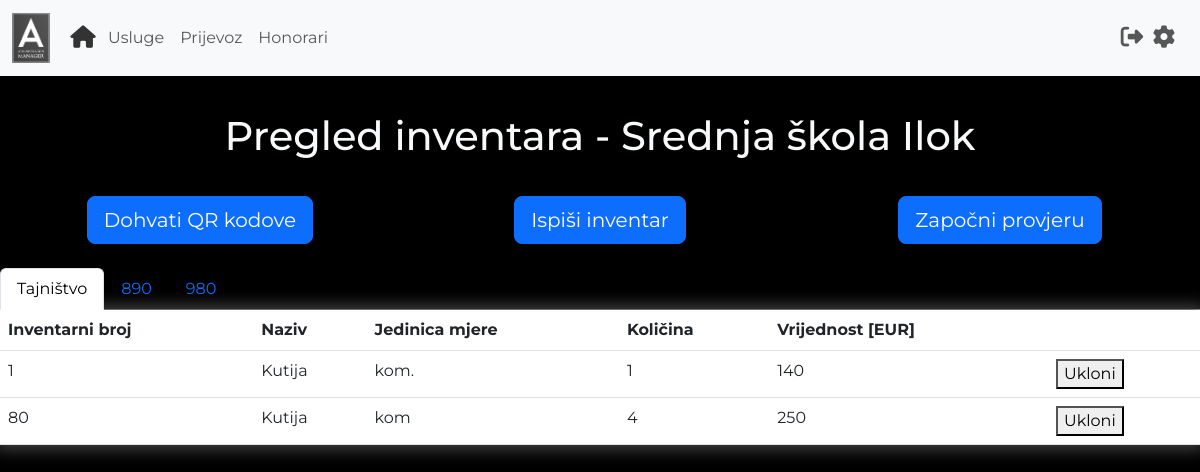
Before: /view_inventory (signed in) with the older database file.
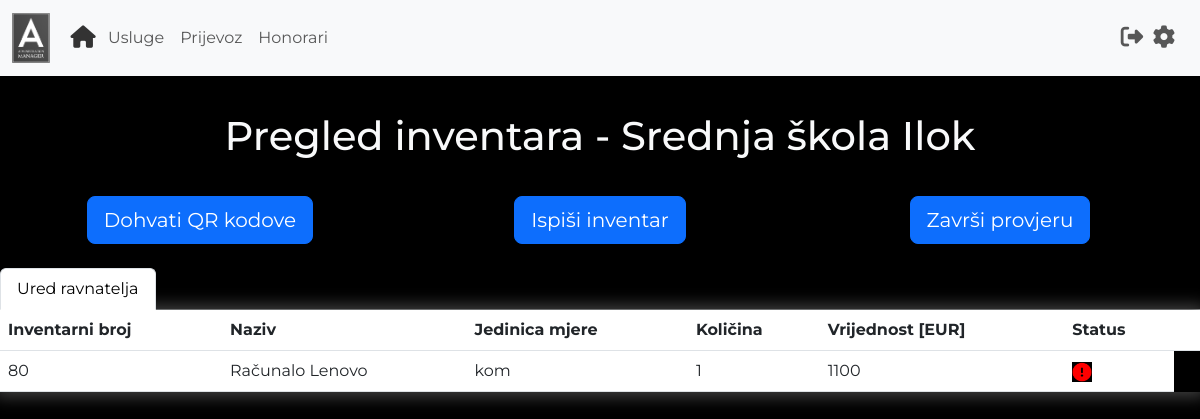
After: the same page with the newer database file.
### main.py (models this page shows)
class User(UserMixin, db.Model):
    id = db.Column(db.Integer, primary_key=True)
    username = db.Column(db.String(100), unique=True)
    password = db.Column(db.String(100))
    name = db.Column(db.String(100))
    surname = db.Column(db.String(100))
    organisation = db.Column(db.String(100))
    work_address = db.Column(db.String(100))
    home_address = db.Column(db.String(100))
    travel_distance = db.Column(db.Float)
    transportation_fee = db.Column(db.Float)

class Inventory(db.Model):
    id = db.Column(db.Integer, primary_key=True)
    inventory_number = db.Column(db.String(100), unique=True)
    name = db.Column(db.String(100))
    unit = db.Column(db.String(100))
    amount = db.Column(db.String(100))
    value = db.Column(db.String(100))
    location = db.Column(db.String(100))
    organisation = db.Column(db.String(100))
    item_status = db.Column(db.Boolean)  # True if inventory check is active and item is checked

### main.py (the view)
@app.route("/view_inventory")
@login_required
def view_inventory():
    form = InventoryCheckForm()
    if InventoryCheckHistory.query.filter_by(organisation=current_user.organisation).first():
        status = InventoryCheckHistory.query.filter_by(organisation=current_user.organisation).first().inventory_check
    else:
        status = False
    inventory = Inventory.query.filter_by(organisation=current_user.organisation).all()
    locations = []
    inventory_by_location = []
    for item in inventory:
        if item.location not in locations:
            inventory_list = []
            locations.append(item.location)
            for i in Inventory.query.filter_by(organisation=current_user.organisation, location=item.location).all():
                inventory_list.append(i)
            inventory_by_location.append(inventory_list)
    return render_template('viewInventory.html', organisation=current_user.organisation, locations=locations,
                           data=inventory_by_location, status=status, form=form)

### main.py
class InventoryCheckForm(FlaskForm):
    start_check = SubmitField(label='Započni provjeru', id='start_check')
    end_check = SubmitField(label='Završi provjeru', id='finish_check')
    generate_qrs = SubmitField(label='Dohvati QR kodove', id='generate_qrs')
    print_inventory = SubmitField(label='Ispiši inventar', id='print_inventory')

### main.py (called while the page is built)
@login_manager.user_loader
def load_user(user_id):
    return User.query.get(int(user_id))

### templates/viewInventory.html (shortened to what this page needs)
{% extends "base.html" %}
{% block content %}
{% include 'header.html' %}
<h1 class="text-center text-light" style="margin-top: 3%; margin-bottom: 3%;">
    Pregled inventara - {{organisation}}
</h1>
<div class="text-center div-forms">
    <form class="custom-forms" action="{{url_for('generate_qr_codes')}}">
        {{form.generate_qrs(class='btn btn-lg btn-primary')}}
    </form>
    <form class="custom-forms" action="{{url_for('print_inventory')}}">
        {{form.print_inventory(class='btn btn-lg btn-primary')}}
    </form>
    <form class="custom-forms" onsubmit="return confirm('Jeste li sigurni da želite nastaviti?')"  action="{{url_for('inventory_check_status')}}">
        {% if status == False %}
            {{form.start_check(class='btn btn-lg btn-primary')}}
        {% else %}
            {{form.end_check(class='btn btn-lg btn-primary')}}
        {% endif %}
    </form>
</div>
<ul class="nav nav-tabs" id="myTab" role="tablist">
    {% for i in range (0, locations|length) %}
    {% if i != 0 %}
    <li class="nav-item" role="presentation">
        <button class="nav-link" id={{locations[i]|replace('','-')+'-tab'}} data-bs-toggle="tab" data-bs-target={{"#"+locations[i]|replace(' ','-')+'-pane'}} type="button"
        role="tab" aria-controls={{locations[i]|replace(' ','-')+'-tab-pane'}} aria-selected="true">
        {{locations[i]}}</button>
    </li>
    {% else %}
    <li class="nav-item" role="presentation">
        <button class="nav-link active" id={{locations[i]|replace('','-')+'-tab'}} data-bs-toggle="tab" data-bs-target={{"#"+locations[i]|replace(' ','-')+'-pane'}} type="button"
        role="tab" aria-controls={{locations[i]|replace(' ','-')+'-tab-pane'}} aria-selected="true">
        {{locations[i]}}</button>
    </li>
    {% endif %}
    {% endfor %}
</ul>
<div class="tab-content" id="myTabContent">
    {% for i in range(0, locations|length) %}
    {% if i != 0 %}
    <div aria-labelledby={{locations[i]|replace('','-')+"-tab"}} class="tab-pane fade text-light" id={{locations[i]|replace(' ','-')+"-pane"}} role="tabpanel"
    tabindex="0">
    {% else %}
    <div aria-labelledby={{locations[i]|replace('','-')+"-tab"}} class="tab-pane fade active show text-light" id={{locations[i]|replace(' ','-')+"-pane"}}
    role="tabpanel" tabindex="0">
    {% endif %}
    <table class="table text-light">
        <thead>
        <tr>
            <th scope="col">Inventarni broj</th>
            <th scope="col">Naziv</th>
            <th scope="col">Jedinica mjere</th>
            <th scope="col">Količina</th>
            <th scope="col">Vrijednost [EUR]</th>
            {% if status == True %}
            <th scope="col"> Status</th>
            {% endif %}
            <th scope="col"></th>
        </tr>
        </thead>
        <tbody>
        {% for item in data[i] %}
        <tr>
            <td> {{item.inventory_number}}</td>
            <td> {{item.name}}</td>
            <td> {{item.unit}}</td>
            <td> {{item.amount}}</td>
            <td> {{item.value}}</td>
            {% if status == True %}
                {% if item.item_status == True %}
                    <td>
                        <img class="image-status" src="{{url_for('static',filename='images/found.PNG')}}" alt="">
                    </td>
                {% else %}
                    <td>
                        <img class="image-status" src="{{url_for('static',filename='images/missing.PNG')}}" alt="">
                    </td>
                {% endif %}
            {% else %}
                <td>
                    <button type="submit" onclick="window.location.href='{{url_for('remove_inventory', id=item.inventory_number)}}'">Ukloni</button>
                </td>
            {% endif %}
        </tr>
        {% endfor %}
        </tbody>
    </table>
</div>
{% endfor %}
{% endblock %}

### templates/base.html (shortened to what this page needs)
<!DOCTYPE html>
<html lang="en">
<head>
    <link href="https://cdn.jsdelivr.net/npm/bootstrap@5.3.0-alpha1/dist/css/bootstrap.min.css"
 rel="stylesheet">
    <link href="{{url_for('static', filename='style.css')}}" rel="stylesheet">
</head>
<body>
{% block content %}
{% endblock %}
</body>
</html>

### templates/header.html (shortened to what this page needs)
<nav class="navbar navbar-expand-lg bg-body-tertiary">
    <div class="container-fluid">
        <a class="navbar-brand disabled"><img alt="Logo" class="img-fluid"
                                              src="{{url_for('static', filename='images/logo2.png')}}"
                                              style="height: 50px;"></a>
        <div class="collapse navbar-collapse" id="navbarSupportedContent">
            <ul class="navbar-nav me-auto mb-2 mb-lg-0">
                <li class="nav-item">
                    <a aria-current="page" class="nav-link active" href="{{url_for('view_services')}}"
                       style="color: #333333; transform:scale(1.4);"><i class="fa-sharp fa-solid fa-house"></i></a>
                </li>
                <li class="nav-item">
                    <a class="nav-link" href="{{url_for('view_services')}}">Usluge</a>
                </li>
                <li class="nav-item">
                    <a class="nav-link" href="{{url_for('travel_expense')}}">Prijevoz</a>
                </li>
                <li class="nav-item">
                    <a class="nav-link" href="{{url_for('honorarium')}}">Honorari</a>
                </li>
            </ul>
            <ul class="navbar-nav me-2 mb-2 mb-lg-0">
                <li class="nav-item">
                    <a class="nav-link" href="{{url_for('logout')}}"><i class="fa-solid fa-right-from-bracket"
                                                                        style="transform:scale(1.4);"></i></a>
                </li>
                <li class="nav-item">
                    <a class="nav-link" href="{{url_for('settings')}}"><i class="fa-sharp fa-solid fa-gear"
                                                                          style="transform:scale(1.4);"></i></a>
                </li>
            </ul>
        </div>
    </div>
</nav>

### static/style.css (style rules this page uses)
body { background-color: black; font-family: 'Montserrat', sans-serif; }
ul { list-style-type: none; list-style-position: inside; }
.table { -moz-box-shadow: 0px 0px 15px 5px #404040; -webkit-box-shadow: 0px 0px 15px 5px #404040; box-shadow: 0px 0px 15px 5px #404040; }
.image-status { width: 20px; }
.div-forms { margin-bottom: 2%; display: flex; justify-content: space-around; }
.custom-forms { width: 100%; margin; 5px; }

Changed rows visible on the page:
removed Inventory: location "890"
removed Inventory: location "980"
removed Inventory: inventory_number "80", name "Kutija", unit "kom", amount "4", value "250"
changed Inventory: location "Tajništvo" → "Ured ravnatelja" (drawn); inventory_number "1" → "80"; name "Kutija" → "Računalo Lenovo"; unit "kom." → "kom"; value "140" → "1100"
Other visible differences:
form field end_check: (not shown) → "Završi provjeru"
form field start_check: "Započni provjeru" → (not shown)
new list line: "Ured ravnatelja"
new list line: "Status"
list line gone: "Tajništvo"
list line gone: "Ukloni"
